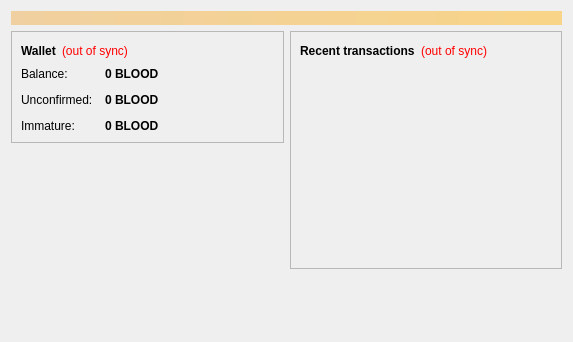
<?xml version="1.0" encoding="UTF-8"?>
<ui version="4.0">
 <class>OverviewPage</class>
 <widget class="QWidget" name="OverviewPage">
  <property name="geometry">
   <rect>
    <x>0</x>
    <y>0</y>
    <width>573</width>
    <height>342</height>
   </rect>
  </property>
  <property name="windowTitle">
   <string>Form</string>
  </property>
  <layout class="QVBoxLayout" name="topLayout">
   <item>
    <widget class="QLabel" name="labelAlerts">
     <property name="visible">
      <bool>false</bool>
     </property>
     <property name="styleSheet">
      <string notr="true">background-color: qlineargradient(x1: 0, y1: 0, x2: 1, y2: 0, stop:0 #F0D0A0, stop:1 #F8D488); color:#000000;</string>
     </property>
     <property name="wordWrap">
      <bool>true</bool>
     </property>
     <property name="margin">
      <number>3</number>
     </property>
    </widget>
   </item>
   <item>
    <layout class="QHBoxLayout" name="horizontalLayout" stretch="1,1">
     <item>
      <layout class="QVBoxLayout" name="verticalLayout_2">
       <item>
        <widget class="QFrame" name="frame">
         <property name="frameShape">
          <enum>QFrame::StyledPanel</enum>
         </property>
         <property name="frameShadow">
          <enum>QFrame::Raised</enum>
         </property>
         <layout class="QVBoxLayout" name="verticalLayout_4">
          <item>
           <layout class="QHBoxLayout" name="horizontalLayout_4">
            <item>
             <widget class="QLabel" name="label_5">
              <property name="font">
               <font>
                <weight>75</weight>
                <bold>true</bold>
               </font>
              </property>
              <property name="text">
               <string>Wallet</string>
              </property>
             </widget>
            </item>
            <item>
             <widget class="QLabel" name="labelWalletStatus">
              <property name="toolTip">
               <string>The displayed information may be out of date. Your wallet automatically synchronizes with the Blooddonation network after a connection is established, but this process has not completed yet.</string>
              </property>
              <property name="styleSheet">
               <string notr="true">QLabel { color: red; }</string>
              </property>
              <property name="text">
               <string notr="true">(out of sync)</string>
              </property>
              <property name="alignment">
               <set>Qt::AlignLeading|Qt::AlignLeft|Qt::AlignVCenter</set>
              </property>
             </widget>
            </item>
            <item>
             <spacer name="horizontalSpacer_2">
              <property name="orientation">
               <enum>Qt::Horizontal</enum>
              </property>
              <property name="sizeHint" stdset="0">
               <size>
                <width>40</width>
                <height>20</height>
               </size>
              </property>
             </spacer>
            </item>
           </layout>
          </item>
          <item>
           <layout class="QFormLayout" name="formLayout_2">
            <property name="fieldGrowthPolicy">
             <enum>QFormLayout::AllNonFixedFieldsGrow</enum>
            </property>
            <property name="horizontalSpacing">
             <number>12</number>
            </property>
            <property name="verticalSpacing">
             <number>12</number>
            </property>
            <item row="0" column="0">
             <widget class="QLabel" name="label">
              <property name="text">
               <string>Balance:</string>
              </property>
             </widget>
            </item>
            <item row="0" column="1">
             <widget class="QLabel" name="labelBalance">
              <property name="font">
               <font>
                <weight>75</weight>
                <bold>true</bold>
               </font>
              </property>
              <property name="cursor">
               <cursorShape>IBeamCursor</cursorShape>
              </property>
              <property name="toolTip">
               <string>Your current balance</string>
              </property>
              <property name="text">
               <string notr="true">0 BLOOD</string>
              </property>
              <property name="textInteractionFlags">
               <set>Qt::LinksAccessibleByMouse|Qt::TextSelectableByKeyboard|Qt::TextSelectableByMouse</set>
              </property>
             </widget>
            </item>
            <item row="1" column="0">
             <widget class="QLabel" name="label_3">
              <property name="text">
               <string>Unconfirmed:</string>
              </property>
             </widget>
            </item>
            <item row="1" column="1">
             <widget class="QLabel" name="labelUnconfirmed">
              <property name="font">
               <font>
                <weight>75</weight>
                <bold>true</bold>
               </font>
              </property>
              <property name="cursor">
               <cursorShape>IBeamCursor</cursorShape>
              </property>
              <property name="toolTip">
               <string>Total of transactions that have yet to be confirmed, and do not yet count toward the current balance</string>
              </property>
              <property name="text">
               <string notr="true">0 BLOOD</string>
              </property>
              <property name="textInteractionFlags">
               <set>Qt::LinksAccessibleByMouse|Qt::TextSelectableByKeyboard|Qt::TextSelectableByMouse</set>
              </property>
             </widget>
            </item>
            <item row="2" column="0">
             <widget class="QLabel" name="labelImmatureText">
              <property name="text">
               <string>Immature:</string>
              </property>
             </widget>
            </item>
            <item row="2" column="1">
             <widget class="QLabel" name="labelImmature">
              <property name="font">
               <font>
                <weight>75</weight>
                <bold>true</bold>
               </font>
              </property>
              <property name="toolTip">
               <string>Mined balance that has not yet matured</string>
              </property>
              <property name="text">
               <string notr="true">0 BLOOD</string>
              </property>
              <property name="textInteractionFlags">
               <set>Qt::LinksAccessibleByMouse|Qt::TextSelectableByKeyboard|Qt::TextSelectableByMouse</set>
              </property>
             </widget>
            </item>
           </layout>
          </item>
         </layout>
        </widget>
       </item>
       <item>
        <spacer name="verticalSpacer">
         <property name="orientation">
          <enum>Qt::Vertical</enum>
         </property>
         <property name="sizeHint" stdset="0">
          <size>
           <width>20</width>
           <height>40</height>
          </size>
         </property>
        </spacer>
       </item>
      </layout>
     </item>
     <item>
      <layout class="QVBoxLayout" name="verticalLayout_3">
       <item>
        <widget class="QFrame" name="frame_2">
         <property name="frameShape">
          <enum>QFrame::StyledPanel</enum>
         </property>
         <property name="frameShadow">
          <enum>QFrame::Raised</enum>
         </property>
         <layout class="QVBoxLayout" name="verticalLayout">
          <item>
           <layout class="QHBoxLayout" name="horizontalLayout_2">
            <item>
             <widget class="QLabel" name="label_4">
              <property name="text">
               <string>&lt;b&gt;Recent transactions&lt;/b&gt;</string>
              </property>
             </widget>
            </item>
            <item>
             <widget class="QLabel" name="labelTransactionsStatus">
              <property name="toolTip">
               <string>The displayed information may be out of date. Your wallet automatically synchronizes with the Blooddonation network after a connection is established, but this process has not completed yet.</string>
              </property>
              <property name="styleSheet">
               <string notr="true">QLabel { color: red; }</string>
              </property>
              <property name="text">
               <string notr="true">(out of sync)</string>
              </property>
              <property name="alignment">
               <set>Qt::AlignRight|Qt::AlignTrailing|Qt::AlignVCenter</set>
              </property>
             </widget>
            </item>
            <item>
             <spacer name="horizontalSpacer">
              <property name="orientation">
               <enum>Qt::Horizontal</enum>
              </property>
              <property name="sizeHint" stdset="0">
               <size>
                <width>40</width>
                <height>20</height>
               </size>
              </property>
             </spacer>
            </item>
           </layout>
          </item>
          <item>
           <widget class="QListView" name="listTransactions">
            <property name="styleSheet">
             <string notr="true">QListView { background: transparent; }</string>
            </property>
            <property name="frameShape">
             <enum>QFrame::NoFrame</enum>
            </property>
            <property name="verticalScrollBarPolicy">
             <enum>Qt::ScrollBarAlwaysOff</enum>
            </property>
            <property name="horizontalScrollBarPolicy">
             <enum>Qt::ScrollBarAlwaysOff</enum>
            </property>
            <property name="selectionMode">
             <enum>QAbstractItemView::NoSelection</enum>
            </property>
           </widget>
          </item>
         </layout>
        </widget>
       </item>
       <item>
        <spacer name="verticalSpacer_2">
         <property name="orientation">
          <enum>Qt::Vertical</enum>
         </property>
         <property name="sizeHint" stdset="0">
          <size>
           <width>20</width>
           <height>40</height>
          </size>
         </property>
        </spacer>
       </item>
      </layout>
     </item>
    </layout>
   </item>
  </layout>
 </widget>
 <resources/>
 <connections/>
</ui>
